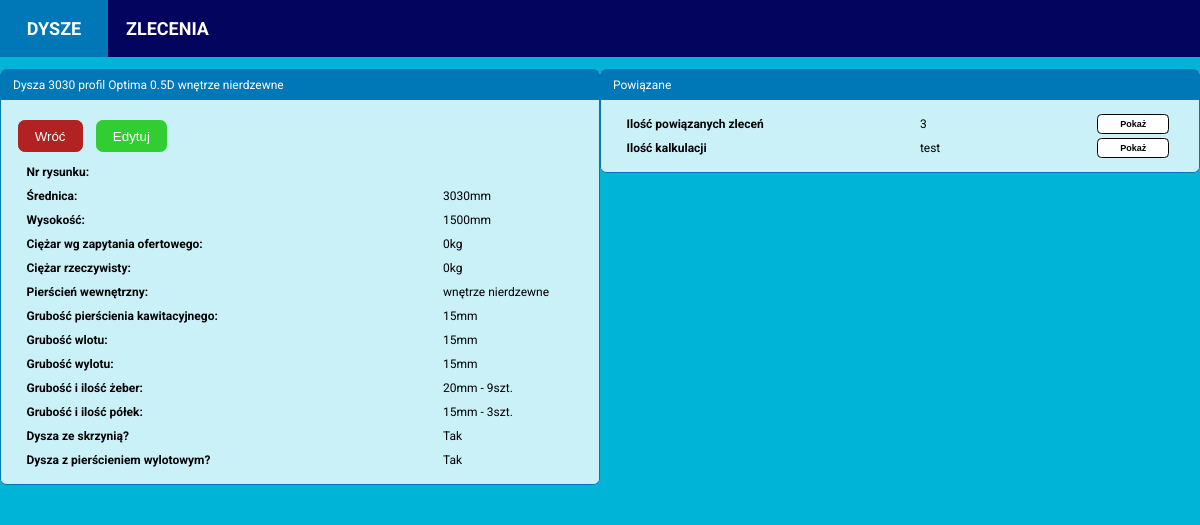
The page /nozzle/1/ on the database as committed earlier.
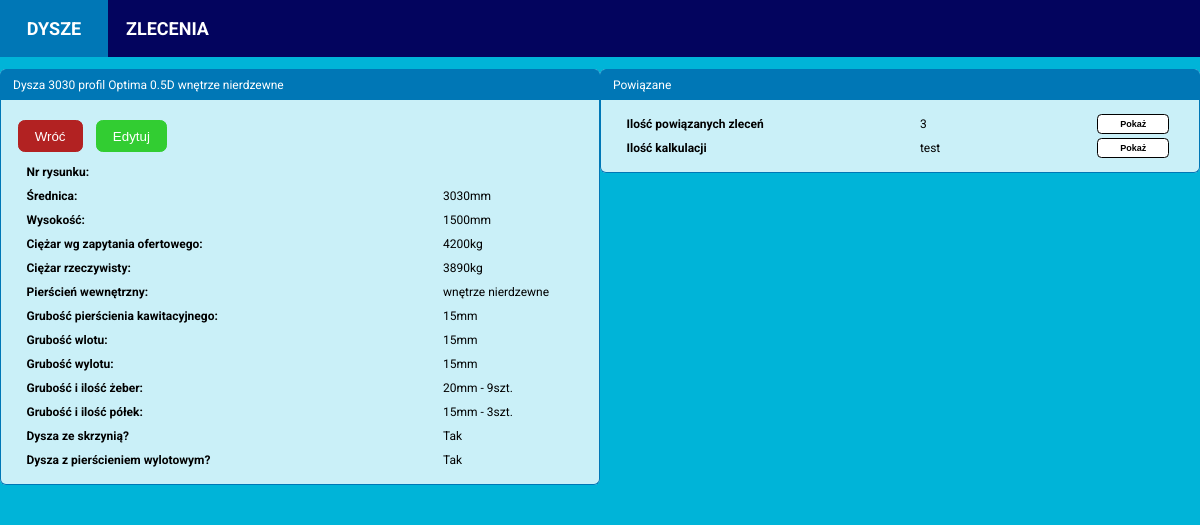
The same page on the database as committed later.
### calculator/models.py (models this page shows, shortened)
class Nozzle(models.Model):
    PROFILES = (('Optima', 'Optima'),
                ('19A', '19A'),
                )
    INNER_RING_TYPES = (('Complete st. st. inside', 'Wnętrze nierdzewne'),
                        ('St. st. ring inside', 'Pierścień kawitacyjny nierdzewny'),
                        ('Complete steel', 'Wnętrze ze stali zwykłej'),
                        ('St. st. ring and outlet', 'Pierścień kawitacyjny i wylot ze stali nierdzewnej'))
    date_created = models.DateTimeField(auto_now_add=True)
    diameter = models.PositiveIntegerField(null=False, blank=False)
    profile = models.CharField(max_length=32, choices=PROFILES, null=False, blank=False)
    drawing_number = models.CharField(max_length=32, blank=True)
    profile_height = models.PositiveIntegerField(null=False, blank=False)
    inner_ring_type = models.CharField(max_length=32, choices=INNER_RING_TYPES, null=False, blank=False)
    inner_ring_thickness_propeller_zone = models.PositiveIntegerField(null=False, blank=False)
    inner_ring_thickness_inlet_zone = models.PositiveIntegerField(null=False, blank=False)
    inner_ring_thickness_outlet_zone = models.PositiveIntegerField(null=False, blank=False)
    ribs_quantity = models.PositiveIntegerField(null=False, blank=False)
    ribs_thickness = models.PositiveIntegerField(null=False, blank=False)
    segments_quantity = models.PositiveIntegerField(null=False, blank=False)
    segments_thickness = models.PositiveIntegerField(null=False, blank=False)
    has_headbox = models.BooleanField(null=False, blank=False)
    has_outlet_ring = models.BooleanField(null=False, blank=False)
    theoretical_weight = models.PositiveIntegerField(blank=True, default=0)
    real_weight = models.PositiveIntegerField(blank=True, default=0)

### calculator/views.py (the view)
# urls.py: path('nozzle/<int:nozzle_id>/', nozzle_details_view, name='nozzle_details'),
def nozzle_details_view(request, nozzle_id):
    nozzle = Nozzle.objects.get(id=nozzle_id)
    ratio = round((nozzle.profile_height / nozzle.diameter), 1)
    type_name = translate_type_name(str(nozzle.inner_ring_type))
    orders = Order.objects.all()
    nozzle_total_orders = orders.filter(nozzle=nozzle).count()
    context = {'nozzle': nozzle,
               'ratio': ratio,
               'type_name': type_name,
               'nozzle_total_orders': nozzle_total_orders,
               'nozzle_id': nozzle_id,
               }
    template = 'calculator/nozzle-details.html'
    return render(request, template, context)

### calculator/functions.py (called while the page is built)
def translate_type_name(name):
    polish_names = {'Complete st. st. inside': 'wnętrze nierdzewne',
                    'St. st. ring inside': 'pierścień kawitacyjny nierdzewny',
                    'Complete steel': 'wnętrze ze stali zwykłej',
                    'St. st. ring and outlet': 'pierścień kawitacyjny i wylot ze stali nierdzewnej'}
    return polish_names[name]

### calculator/templates/calculator/nozzle-details.html (shortened to what this page needs)
{% extends 'calculator/base.html' %}
{% block content %}
<div class="content-main">
  <div class="item-box">
    <div class="item-header-box">
      <p>Dysza {{ nozzle.diameter }}
       profil {{ nozzle.profile }}
      {{ ratio }}D {{ type_name }}</p>
    </div>
    <div class="item-details">
      <div class="button-box">
        <a href="{% url 'calculator:nozzles' %}"><button class="cancel-btn">Wróć</button></a>
        <a href="{% url 'calculator:edit_nozzle' nozzle.id %}"><button class="add-btn">Edytuj</button></a>
      </div>
      <div class="item-details-box">
        <p class="item-detail-name">Nr rysunku:</p>
      </div>
      <div class="item-details-box">
        <p class="item-detail-name">Średnica: </p>
        <p class="item-detail-value">{{ nozzle.diameter }}mm</p>
      </div>
      <div class="item-details-box">
        <p class="item-detail-name">Wysokość:</p>
        <p class="item-detail-value">{{ nozzle.profile_height }}mm</p>
      </div>
      <div class="item-details-box">
        <p class="item-detail-name">Ciężar wg zapytania ofertowego:</p>
        <p class="item-detail-value">{{ nozzle.theoretical_weight }}kg</p>
      </div>
      <div class="item-details-box">
        <p class="item-detail-name">Ciężar rzeczywisty:</p>
        <p class="item-detail-value">{{ nozzle.real_weight }}kg</p>
      </div>
      <div class="item-details-box">
        <p class="item-detail-name">Pierścień wewnętrzny:</p>
        <p class="item-detail-value">{{ type_name }}</p>
      </div>
      <div class="item-details-box">
        <p class="item-detail-name">Grubość pierścienia kawitacyjnego:</p>
        <p class="item-detail-value">{{ nozzle.inner_ring_thickness_propeller_zone }}mm</p>
      </div>
      <div class="item-details-box">
        <p class="item-detail-name">Grubość wlotu:</p>
        <p class="item-detail-value">{{ nozzle.inner_ring_thickness_inlet_zone }}mm</p>
      </div>
      <div class="item-details-box">
        <p class="item-detail-name">Grubość wylotu:</p>
        <p class="item-detail-value">{{ nozzle.inner_ring_thickness_outlet_zone }}mm</p>
      </div>
      <div class="item-details-box">
        <p class="item-detail-name">Grubość i ilość żeber:</p>
        <p class="item-detail-value">{{ nozzle.ribs_thickness }}mm - {{ nozzle.ribs_quantity}}szt.</p>
      </div>
      <div class="item-details-box">
        <p class="item-detail-name">Grubość i ilość półek:</p>
        <p class="item-detail-value">{{ nozzle.segments_thickness }}mm - {{ nozzle.segments_quantity}}szt.</p>
      </div>
      <div class="item-details-box">
        <p class="item-detail-name">Dysza ze skrzynią?</p>
        {% if nozzle.has_headbox == True %}
         <p class="item-detail-value">Tak</p>
        {% else %}
          <p class="item-detail-value">Nie</p>
        {% endif %}
      </div>
      <div class="item-details-box">
        <p class="item-detail-name">Dysza z pierścieniem wylotowym?</p>
        {% if nozzle.has_outlet_ring == True %}
         <p class="item-detail-value">Tak</p>
        {% else %}
          <p class="item-detail-value">Nie</p>
        {% endif %}
      </div>
    </div>
  </div>
  <div class="item-box">
    <div class="item-header-box">
      <p>Powiązane</p>
    </div>
    <div class="item-details">
      <div class="item-details-box">
        <p class="item-detail-name">Ilość powiązanych zleceń</p>
        <p class="item-detail-value">{{ nozzle_total_orders }}</p>
        <a href="{% url 'calculator:nozzle_orders' nozzle.id %}">
          <button class="show-btn" type="button">Pokaż</button>
        </a>
      </div>
      <div class="item-details-box">
        <p class="item-detail-name">Ilość kalkulacji</p>
        <p class="item-detail-value">test</p>
        <button class="show-btn" type="button">Pokaż</button>
      </div>
    </div>
  </div>
</div>
{% endblock content %}

### calculator/templates/calculator/base.html (shortened to what this page needs)
{% load static %}
<!DOCTYPE html>
<html lang="en">
<head>
  <link rel="stylesheet" href="{% static 'styles.css' %}">
  <link rel="stylesheet" href="{% static 'navbar.css' %}">
</head>
<body>
  {% include 'calculator/navbar.html' %}
  {% block content %}
  {% endblock content %}
</body>
</html>

### calculator/templates/calculator/navbar.html
<navbar>
  <ul>
    <li><a class='navbar-lnk' href="{% url 'calculator:nozzles' %}">DYSZE</a></li>
    <li><a class="navbar-lnk" href="{% url 'calculator:orders_view' %}">ZLECENIA</a></li>
  </ul>
</navbar>

### static/styles.css (style rules this page uses)
body { font-family: Roboto, Arial; font-size: 12px; margin: 0 auto; padding: 0; background-color: #00b4d8; }
.content-main { display: flex; flex-direction: row; background-color: #00b4d8; justify-content: space-between; align-items: flex-start; margin: 0 auto; padding: 0 auto; }
.item-box { min-width: 350px; width: 600px; display: flex; flex-direction: column; background-color: #CAF0F8; border-radius: 0.5em; margin: 1em auto; padding: 0px; }
.item-header-box { display: flex; margin: 0; padding-left: 1em; background-color: #0077b6; height: 2.5em; color: white; border-top-left-radius: 0.5em; border-top-right-radius: 0.5em; border-left: 1px solid #0077b6; border-right: 1px solid #0077b6; border-top: 1px solid #0077b6; align-items: center; }
.item-details { padding: 1em 1em; border-left: 1px solid #0077b6; border-right: 1px solid #0077b6; border-bottom: 1px solid #0077b6; border-bottom-left-radius: 0.5em; border-bottom-right-radius: 0.5em; }
.item-details-box { display: flex; justify-content: space-between; align-items: center; padding: 0.125em 1em; height: 1.75em; }
.item-detail-name { width: 20em; font-weight: bold; justify-content: center; text-align: left; margin: 0.5em 0.125em; }
.item-detail-value { margin: 0 1em; width: 10em; }
.button-box { display: flex; justify-content: flex-start; align-items: center; margin: 0.125em 0.25em; }
.show-btn { font-size: 0.75em; font-weight: bold; text-align: center; margin: 0.25em 0.625em; background-color: white; border: 1px solid black; border-radius: 0.5em; height: 1.25rem; width: 8em; cursor: pointer; transition: background-color 0.2s; transition: color 0.2s; }
.add-btn, .confirm-btn, .cancel-btn { background-color: limegreen; color: white; border: 1px solid limegreen; border-radius: 0.5em; height: 2rem; padding: 0.5rem 1rem; margin: 0.5em 0.5em; cursor: pointer; }
.cancel-btn { background-color: firebrick; border: 1px solid firebrick; margin-left: 0.125em; }

### static/navbar.css (style rules this page uses)
ul { list-style-type: none; margin: 0; padding: 0; background-color: #03045E; overflow: hidden; }
li { display: inline; float: left; }
.navbar-lnk { display: block; padding: 0.5em; text-align: center; font-size: 1.5em; font-weight: bold; text-decoration: none; color: white; padding: 1em 1em; width: 4em; }

Rows that differ between the two databases and show on the page:
changed Nozzle "Optima": theoretical_weight "0" → "4200"; real_weight "0" → "3890"
